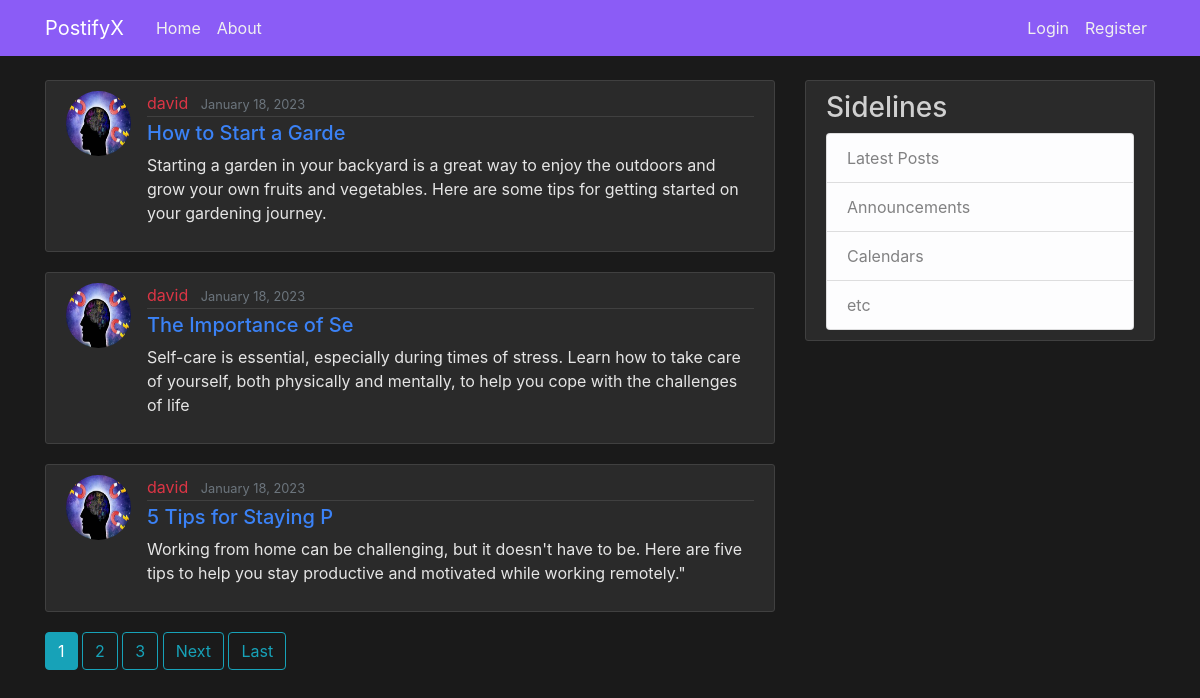
Before: / with the older database file.
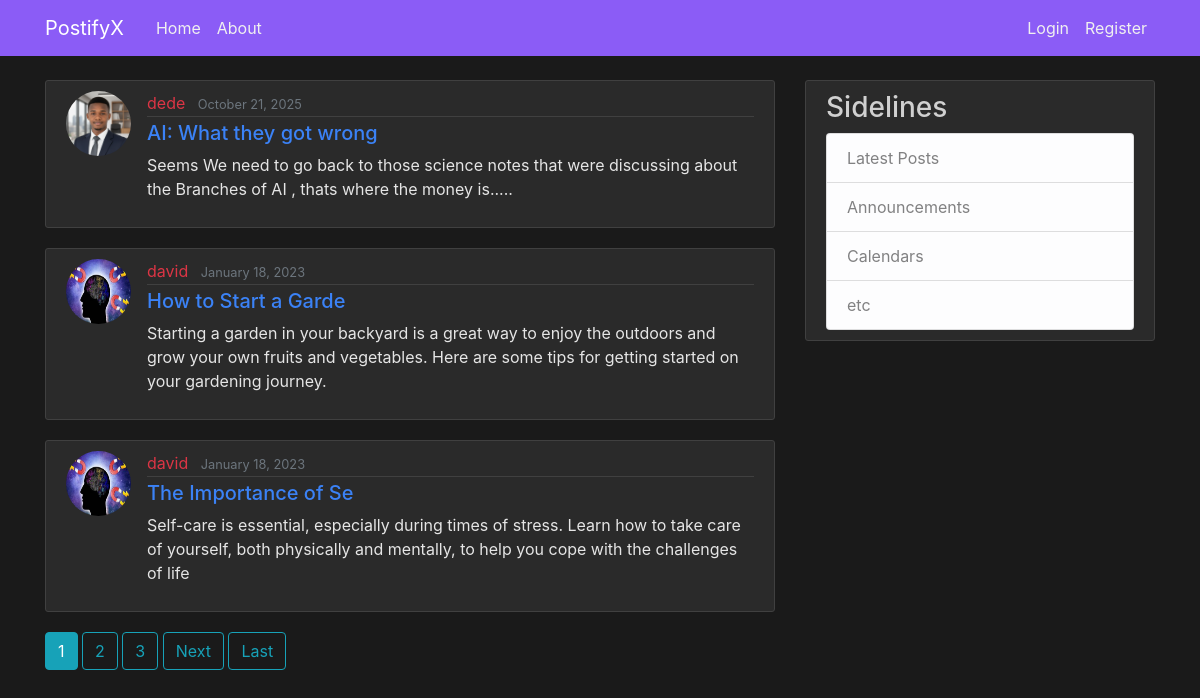
After: the same page with the newer database file.
### blog/models.py (models this page shows, shortened)
class Post(models.Model):
    title= models.CharField(max_length=1000)
    content=models.TextField()
    date_posted=models.DateTimeField(default=timezone.now)
    author=models.ForeignKey(User,on_delete=models.CASCADE)

### users/models.py (models this page shows, shortened)
class Profile(models.Model):
    user=models.OneToOneField(User,on_delete=models.CASCADE)
    image=models.ImageField(default='default.jpg',upload_to='profile_pics')

### blog/views.py (the view)
# urls.py: path('',PostListView.as_view(),name='blog-home'),
class PostListView(ListView):
    model=Post
    template_name='blog/home.html'
    context_object_name='posts'
    ordering=['-date_posted']
    paginate_by=3

### blog/templates/blog/home.html (shortened to what this page needs)
{% extends "blog/base.html" %}
{% block content %}
    {% for post in posts %}
        <article class="media content-section">
          <img class="rounded-circle article-img" src="{{ post.author.profile.image.url }}">
          <div class="media-body">
            <div class="article-metadata">
              <a class="mr-2 text-danger" href="{% url 'user-posts' post.author.username %}">{{ post.author }}</a>
              <small class="text-muted">{{ post.date_posted|date:"F d, Y" }}</small>
            </div>
            <h5><a class="article-title " href="{% url 'post-detail' post.id %}">{{ post.title }}</a></h5>
            <p class="article-content">{{ post.content }}</p>
          </div>
        </article>
    {% endfor %}
    {% if is_paginated %}
    {% for num in page_obj.paginator.page_range %}
      {% if page_obj.number == num %}
        <a class="btn btn-info mb-4" href="?page={{ num }}">{{ num }}</a>
      {% elif num > page_obj.number|add:'-3' and num < page_obj.number|add:'3' %}
        <a class="btn btn-outline-info mb-4" href="?page={{ num }}">{{ num }}</a>
      {% endif %}
    {% endfor %}
    {% if page_obj.has_next %}
      <a class="btn btn-outline-info mb-4" href="?page={{ page_obj.next_page_number }}">Next</a>
      <a class="btn btn-outline-info mb-4" href="?page={{ page_obj.paginator.num_pages }}">Last</a>
    {% endif %}
  {% endif %}
{% endblock content %}

### blog/templates/blog/base.html (shortened to what this page needs)
{% load static %}
<html>
<head>
  <link rel="stylesheet" href="https://cdn.jsdelivr.net/npm/bootstrap@4.0.0/dist/css/bootstrap.min.css"
>
  <link rel="stylesheet" type="text/css" href="{% static 'blog/main.css' %}">
</head>
<body>
  <header class="site-header">
    <nav class="navbar navbar-expand-md navbar-light bg-posty fixed-top">
      <div class="container">
        <a class="navbar-brand mr-4" style="color:white;" href="{% url 'blog-home'%}">PostifyX</a>
        <div class="collapse navbar-collapse" id="navbarToggle">
          <div class="navbar-nav mr-auto">
            <a class="nav-item nav-link" href="{% url 'blog-home'%}">Home</a>
            <a class="nav-item nav-link" href="{% url 'blog-about'%}">About</a>
          </div>
          <div class="navbar-nav">
            {% if user.is_authenticated %}
            <a class="nav-item nav-link" href="{% url 'post-create' %}">New Post</a>
            <a class="nav-item nav-link" href="{% url 'profile' %}">Profile</a>
            <a class="nav-item nav-link" href="{% url 'logout' %}">Logout</a>
            {% else %}
            <a class="nav-item nav-link" href="{% url 'login' %}">Login</a>
            <a class="nav-item nav-link" href="{% url 'register' %}">Register</a>
            {% endif %}
          </div>
        </div>
      </div>
    </nav>
  </header>
  <main role="main" class="container">
    <div class="row">
      <div class="col-md-8">
        {% block content %}{% endblock %}
      </div>
      <div class="col-md-4">
        <div class="content-section">
          <h3>Sidelines</h3>
          <ul class="list-group">
            <li class="list-group-item list-group-item-light">Latest Posts</li>
            <li class="list-group-item list-group-item-light">Announcements</li>
            <li class="list-group-item list-group-item-light">Calendars</li>
            <li class="list-group-item list-group-item-light">etc</li>
          </ul>
        </div>
      </div>
    </div>
  </main>
</body>
</html>

### blog/static/blog/main.css (style rules this page uses)
body { background-color: #1a1a1a; color: #e5e5e5; margin-top: 5rem; }
h1, h2, h3, h4, h5, h6 { color: #d0d0d0; }
ul { margin: 0; }
.bg-posty { background-color: #8b5cf6; }
.site-header .navbar-nav .nav-link { color: #f0f0f0; }
.content-section { background: #2a2a2a; padding: 10px 20px; border: 1px solid #404040; border-radius: 3px; margin-bottom: 20px; }
.article-title { color: #3b82f6; }
.article-content { white-space: pre-line; }
.article-img { height: 65px; width: 65px; margin-right: 16px; }
.article-metadata { padding-bottom: 1px; margin-bottom: 4px; border-bottom: 1px solid #404040 }

Changed rows visible on the page:
no longer on this page (row unchanged): Post: author.profile.image (picture), author "david", date_posted "January 18, 2023", title "5 Tips for Staying P", content "Working from home can be challenging, but it doesn't have to be. Here are five tips to help you stay productive and motivated while working remotely.\""
added Post: author.profile.image (picture), author "dede", date_posted "October 21, 2025", title "AI: What they got wrong", content "Seems We need to go back to those science notes that were discussing about the Branches of AI , thats where the money is....."
